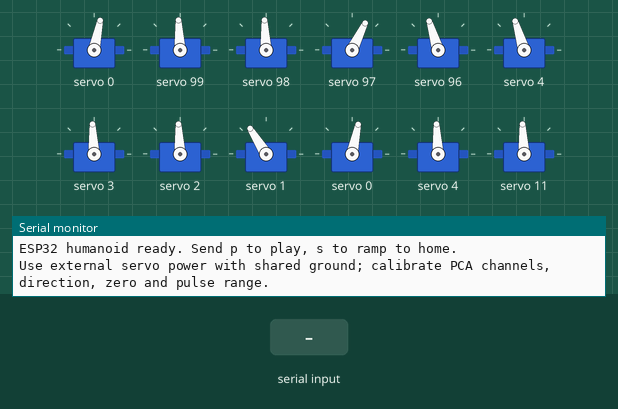
Bench run of a program on a simulated ESP32. Parts: 12 × servo, the last lines printed to the serial monitor. Inputs (shaded band) come from the test bench.

Above: at 1.2 s.
1.3 s: "p" received over Serial
At 2.6 s:
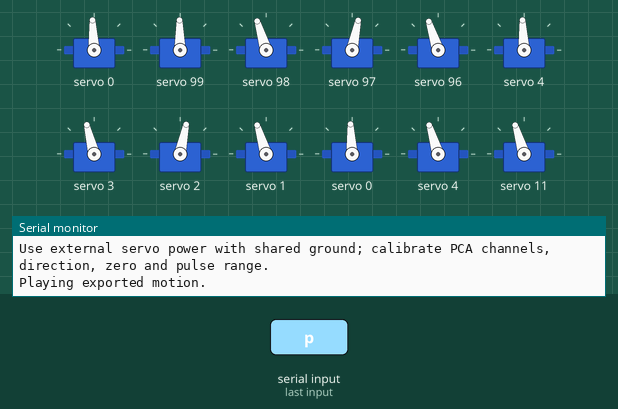
2.9 s: "s" received over Serial
At 3.7 s:
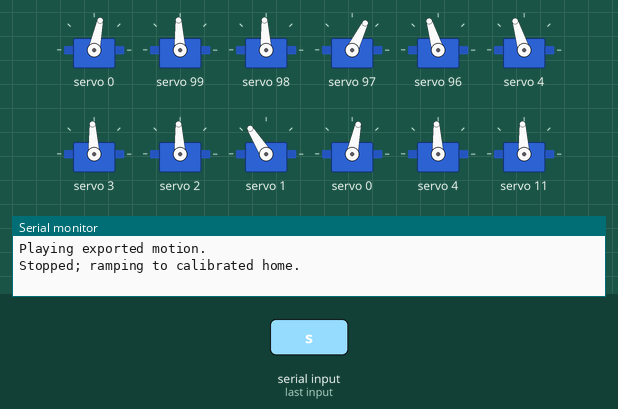
Timing chart, 0 to 5.9 s (numbered marks = the images above; inputs shaded):
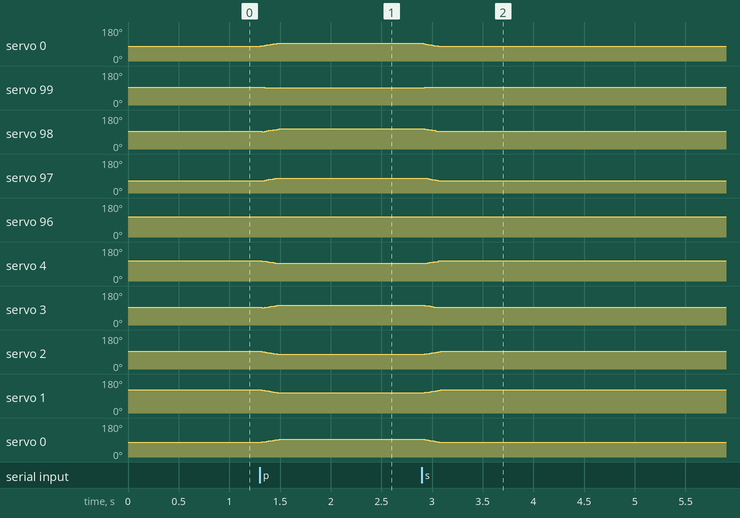

Measured:
- after the input at 1.3 s, servo 0, servo 0: moves from 78° to 93° over 0.17 s, starting at once; servo 99: 93° → 91° at once; servo 97: 64° → 78° at once; servo 96: 107° → 108° at once; servo 4: 107° → 93° at once
- after the input at 2.9 s, servo 0, servo 0: 93° → 78° at once; servo 99: 91° → 93° at once; servo 98, servo 4, servo 11: 107° → 93° at once; servo 97: 78° → 64° at once; servo 96: 108° → 107° at once

The program:

main.cpp
```cpp
#include <Arduino.h>
#include <Wire.h>
#include <Adafruit_PWMServoDriver.h>
#include <math.h>
#include "generated_walk.h"

// PCA9685 board addresses: first board default 0x40, second board configured as 0x46 (A1+A2 high, A0 low).
constexpr uint8_t kPcaAddress[2] = {0x40, 0x46};
constexpr uint8_t kI2cSdaPin = 21; // Common ESP32 Dev Module I2C SDA; change for your wiring.
constexpr uint8_t kI2cSclPin = 22; // Common ESP32 Dev Module I2C SCL; change for your wiring.
constexpr uint8_t kServoCount = 19;
constexpr uint16_t kPwmFrequencyHz = 50;
constexpr float kServoMinUs = 600.0f;  // Calibrate per servo; never assume full travel is safe.
constexpr float kServoMaxUs = 2400.0f;
constexpr float kOffsetLimitDeg = 25.0f; // Independent firmware safety envelope for learned offsets.
constexpr float kSlewLimitDegPerSecond = 90.0f;

// Simulation actuator order: Revolute_5,4,3,2,1,10,9,8,7,6,19,14,13,12,11,18,17,16,15.
// Left arm (actuators 15..18) is assumed pitch, roll, yaw, elbow, mapped to logical channels 15,14,13,12.
// These four channels fit on PCA9685 0x40 outputs 12..15. Logical channels 16..31 map to PCA 0x46 outputs 0..15.
// Left leg (actuators 5..9) maps pitch, roll, yaw, knee, ankle to PCA 0x40 outputs 4..0.
// Right leg mirrors this layout on PCA 0x46 outputs 4..0; right arm mirrors the left arm on 0x46 outputs 15..12.
// zeroDeg=0 and pulse limits are placeholders; calibrate before connecting servos.
struct ServoConfig { uint8_t board; uint8_t channel; int8_t direction; float zeroDeg; float minUs; float maxUs; };
// Joint home and model limits in the RL actuator order above. Learned motion is an offset from home.
static const float kHomeDeg[kServoCount] = {-15, 0, 0, -30, 15, 15, 0, 0, 30, -15, 0, 0, -70, 0, 0, 0, 70, 0, 0};
static const float kJointMinDeg[kServoCount] = {-90, -45, -35, -140, -45, -90, -45, -35, -5, -45, -90, -85, -90, -140, -60, -85, -90, -5, -60};
static const float kJointMaxDeg[kServoCount] = {90, 45, 35, 5, 45, 90, 45, 35, 140, 45, 90, 85, 90, 5, 60, 85, 90, 140, 60};
static const ServoConfig kServos[kServoCount] = {
  // Right leg: pitch, roll, yaw, knee, ankle -> PCA 0x46 channels 4..0.
  {1, 4, 1, 0, kServoMinUs, kServoMaxUs}, {1, 3, 1, 0, kServoMinUs, kServoMaxUs},
  {1, 2, 1, 0, kServoMinUs, kServoMaxUs}, {1, 1, 1, 0, kServoMinUs, kServoMaxUs},
  {1, 0, 1, 0, kServoMinUs, kServoMaxUs},
  // Left leg: pitch, roll, yaw, knee, ankle -> PCA 0x40 channels 4..0.
  {0, 4, 1, 0, kServoMinUs, kServoMaxUs}, {0, 3, 1, 0, kServoMinUs, kServoMaxUs},
  {0, 2, 1, 0, kServoMinUs, kServoMaxUs}, {0, 1, 1, 0, kServoMinUs, kServoMaxUs},
  {0, 0, 1, 0, kServoMinUs, kServoMaxUs},
  // Torso yaw -> PCA 0x46 channel 8.
  {1, 8, 1, 0, kServoMinUs, kServoMaxUs},
  // Right arm: pitch, roll, yaw, elbow -> PCA 0x46 channels 15..12.
  {1, 15, 1, 0, kServoMinUs, kServoMaxUs}, {1, 14, 1, 0, kServoMinUs, kServoMaxUs},
  {1, 13, 1, 0, kServoMinUs, kServoMaxUs}, {1, 12, 1, 0, kServoMinUs, kServoMaxUs},
  // Left arm: pitch, roll, yaw, elbow -> PCA 0x40 channels 15..12.
  {0, 15, 1, 0, kServoMinUs, kServoMaxUs}, {0, 14, 1, 0, kServoMinUs, kServoMaxUs},
  {0, 13, 1, 0, kServoMinUs, kServoMaxUs}, {0, 12, 1, 0, kServoMinUs, kServoMaxUs},
};

Adafruit_PWMServoDriver pca0(kPcaAddress[0]);
Adafruit_PWMServoDriver pca1(kPcaAddress[1]);
Adafruit_PWMServoDriver *const kPca[2] = {&pca0, &pca1};
float currentDeg[kServoCount] = {0};
float targetDeg[kServoCount] = {0};
uint16_t motionIndex = 0;
uint16_t activeFrameDurationMs = 0;
bool playing = false;
uint32_t lastMotionMs = 0;
uint32_t lastServoUpdateMs = 0;

uint16_t pulseUsToTicks(float pulseUs) {
  const float ticks = pulseUs * 4096.0f * kPwmFrequencyHz / 1000000.0f;
  return static_cast<uint16_t>(constrain(static_cast<int>(lroundf(ticks)), 0, 4095));
}

void writeServo(uint8_t index, float requestedDeg) {
  const ServoConfig &servo = kServos[index];
  const float offset = constrain(requestedDeg, -kOffsetLimitDeg, kOffsetLimitDeg);
  const float jointDeg = constrain(kHomeDeg[index] + offset, kJointMinDeg[index], kJointMaxDeg[index]);
  const float signedAngle = servo.direction * jointDeg + servo.zeroDeg;
  const float centerUs = (servo.minUs + servo.maxUs) * 0.5f;
  const float pulseUs = constrain(centerUs + signedAngle * ((servo.maxUs - servo.minUs) / 180.0f),
                                  servo.minUs, servo.maxUs);
  kPca[servo.board]->setPWM(servo.channel, 0, pulseUsToTicks(pulseUs));
}

void stopSafely() {
  playing = false;
  motionIndex = 0;
  for (uint8_t i = 0; i < kServoCount; ++i) targetDeg[i] = 0.0f;
  Serial.println(F("Stopped; ramping to calibrated home."));
}

void startMotion() {
  if (kMotionFrameCount == 0) {
    Serial.println(F("No exported motion frames."));
    return;
  }
  const MotionFrame &first = kMotionFrames[0];
  for (uint8_t joint = 0; joint < kServoCount; ++joint)
    targetDeg[joint] = static_cast<float>(first.angleCdeg[joint]) / 100.0f;
  activeFrameDurationMs = first.durationMs;
  motionIndex = 1;
  playing = motionIndex < kMotionFrameCount;
  lastMotionMs = millis();
  Serial.println(F("Playing exported motion."));
}

void handleSerial() {
  while (Serial.available()) {
    const char command = static_cast<char>(Serial.read());
    if (command == 'p' || command == 'P') startMotion();
    else if (command == 's' || command == 'S' || command == ' ') stopSafely();
    else if (command == '?') Serial.println(F("Commands: p=play, s/space=stop and ramp to home, ?=help"));
  }
}

void advanceMotion(uint32_t now) {
  if (!playing || motionIndex >= kMotionFrameCount) return;
  if (static_cast<uint32_t>(now - lastMotionMs) < activeFrameDurationMs) return;
  const MotionFrame &frame = kMotionFrames[motionIndex];
  lastMotionMs += activeFrameDurationMs;
  activeFrameDurationMs = frame.durationMs;
  for (uint8_t joint = 0; joint < kServoCount; ++joint)
    targetDeg[joint] = static_cast<float>(frame.angleCdeg[joint]) / 100.0f;
  ++motionIndex;
  if (motionIndex >= kMotionFrameCount) playing = false; // Hold final pose until stop is sent.
}

void updateServos(uint32_t now) {
  const uint32_t elapsedMs = now - lastServoUpdateMs;
  if (elapsedMs < 20) return;
  lastServoUpdateMs = now;
  const float maxStep = kSlewLimitDegPerSecond * elapsedMs / 1000.0f;
  for (uint8_t i = 0; i < kServoCount; ++i) {
    currentDeg[i] += constrain(targetDeg[i] - currentDeg[i], -maxStep, maxStep);
    writeServo(i, currentDeg[i]);
  }
}

void setup() {
  Serial.begin(115200);
  Wire.begin(kI2cSdaPin, kI2cSclPin);
  Wire.setClock(400000);
  for (uint8_t board = 0; board < 2; ++board) {
    if (!kPca[board]->begin()) {
      Serial.printf("PCA9685 not found at 0x%02X; check power and address.\n", kPcaAddress[board]);
      while (true) delay(1000);
    }
    kPca[board]->setPWMFreq(kPwmFrequencyHz);
  }
  // Board should be mechanically supported and servo power switched off during first upload.
  for (uint8_t i = 0; i < kServoCount; ++i) writeServo(i, 0.0f);
  Serial.println(F("ESP32 humanoid ready. Send p to play, s to ramp to home."));
  Serial.println(F("Use external servo power with shared ground; calibrate PCA channels, direction, zero and pulse range."));
}

void loop() {
  const uint32_t now = millis();
  handleSerial();
  advanceMotion(now);
  updateServos(now);
}
```

generated_walk.h
```cpp
// Generated by RL/export_walk.py; do not edit by hand.
#pragma once
#include <stdint.h>

static const uint8_t kMotionJointCount = 19;
struct MotionFrame { uint16_t durationMs; int16_t angleCdeg[kMotionJointCount]; };
static const uint16_t kMotionFrameCount = 34;
static const MotionFrame kMotionFrames[] PROGMEM = {
  {60, {480, 1500, -1220, 1500, 1500, -990, -1500, -1500, -1500, -1458, -1500, 1500, -1500, 500, 1500, 1500, 1500, -500, -1500}},
  {60, {1500, 1500, 1500, 1500, 469, 1482, -1413, -1500, -1242, 890, -1500, -795, -1500, 500, 1500, 1500, 1500, -500, -1500}},
  {60, {1109, 1500, 568, 1500, 1500, 985, -1500, -1500, -727, -458, -1500, -1255, -1500, 500, 1500, 1500, 1500, -500, -1500}},
  {60, {1500, 1500, 1500, 1500, -1500, -1500, -1500, -1500, -870, 1500, -1500, 1500, -1500, 500, 1500, 702, 1500, -500, -1500}},
  {60, {1500, 1291, -1500, 1500, 511, -1500, -296, -1500, -1500, 1500, -1500, 1500, -1500, 500, 1500, -1500, 1500, -500, -1500}},
  {60, {1500, 801, 1500, 1500, -315, -1500, -1500, -1500, -1500, 1500, -994, 1500, -1500, 500, 1500, -1500, 1500, -500, -1500}},
  {60, {1500, 1500, -1500, 1500, 582, -1500, -1500, -1500, -1500, 1500, -1500, 1500, -1500, 500, 1500, -1500, 1500, -500, -1500}},
  {60, {1500, -2, 1453, 1500, 20, -1500, 173, -1500, -1500, 1500, -565, 1500, -1500, 500, 1500, -1500, 1500, -500, -1500}},
  {60, {1500, 1500, -1500, 1500, 247, -1500, -1500, -1500, -1500, 1500, -1500, 1500, -1500, 500, 1500, -1500, 1500, -500, -1500}},
  {60, {1500, 176, 1500, 1500, -90, -1500, -790, -1500, -1500, 1500, -279, 1500, -1500, 500, 1500, -1500, 1500, -500, -1500}},
  {60, {1500, 1500, -1500, 1500, 764, -1500, -1500, -1500, -1500, 1500, -1500, 1500, -1500, 500, 1500, -1500, 1500, -500, -1500}},
  {60, {1500, 819, 1500, 1500, -54, -1500, -69, -1500, -1500, 1500, 870, 1500, -1500, 500, 1500, -1500, 1500, -500, -1500}},
  {60, {1500, 1500, -1500, 1500, 410, -1500, -1500, -1500, -1500, 1500, -1500, 1500, -1500, 500, 1500, -1500, 1500, -500, -1500}},
  {60, {1500, 342, 1500, 1500, -330, -1500, -551, -1500, -1500, 1500, 903, 1500, -1500, 500, 1500, -1500, 1500, -500, -1500}},
  {60, {1500, 1500, -1500, 1500, 216, -1500, -1500, -1500, -1500, 1500, -1500, 1500, -1500, 500, 1500, -1500, 1500, -500, -1500}},
  {60, {1500, 169, 1500, 1500, 155, -1500, 1112, -1500, -1500, 1500, 1479, 1500, -1500, 500, 1500, -1500, 1500, -500, -1500}},
  {60, {1500, 1500, -1500, 1500, 38, -1500, -1500, -1500, -1500, 1500, -1500, 1500, -1500, 500, 1500, -1500, 1500, -500, -1500}},
  {60, {1500, 21, 1500, 1500, -165, -1500, -778, -1500, -1500, 1500, 745, 1500, -1500, 500, 1500, -1500, 1500, -500, -1500}},
  {60, {1500, 1500, -1500, 1500, 729, -1500, -1500, -1500, -1500, 1500, -1500, 1500, -1500, 500, 1500, -1500, 1500, -500, -1500}},
  {60, {1500, 450, 1500, 1500, -130, -1500, -75, -1500, -1500, 1500, 1081, 1500, -1500, 500, 1500, -1500, 1500, -500, -1500}},
  {60, {1500, 1500, -1500, 1500, 122, -1500, -1500, -1500, -1500, 1500, -1500, 1500, -1500, 500, 1500, -1500, 1500, -500, -1500}},
  {60, {1500, 478, 1500, 1500, -321, -1500, -401, -1500, -1500, 1500, 1476, 1500, -1500, 500, 1500, -1500, 1500, -500, -1500}},
  {60, {1500, 1500, -1500, 1500, 171, -1500, -1500, -1500, -1500, 1500, -1500, 1500, -1500, 500, 1500, -1500, 1500, -500, -1500}},
  {60, {1500, 62, 1500, 1500, -27, -1500, 610, -1500, -1500, 1500, 1500, 1500, -1500, 500, 1500, -1500, 1500, -500, -1500}},
  {60, {1500, 1500, -1500, 1500, -141, -1500, -1500, -1500, -1500, 1500, -1500, 1500, -1500, 500, 1500, -1500, 1500, -500, -1500}},
  {60, {1500, -191, 1500, 1500, 64, -1500, 185, -1500, -1500, 1500, 1500, 1500, -1500, 500, 1500, -1500, 1500, -500, -1500}},
  {60, {1500, 1500, -1500, 1500, -151, -1500, -1500, -1500, -1500, 1500, -1500, 1500, -1500, 500, 1500, -1500, 1500, -500, -1500}},
  {60, {1500, -98, 1500, 1500, 23, -1500, -209, -1500, -1500, 1500, 1500, 1500, -1500, 500, 1500, -1500, 1500, -500, -1500}},
  {60, {1500, 1500, -1500, 1500, 272, -1500, -1500, -1500, -1500, 1500, -1500, 1500, -1500, 500, 1500, -1500, 1500, -500, -1500}},
  {60, {1500, 318, 1500, 1500, -263, -1500, -164, -1500, -1500, 1500, 1500, 1500, -1500, 500, 1500, -1500, 1500, -500, -1500}},
  {60, {1500, 1500, -1500, 1500, 221, -1500, -1500, -1500, -1500, 1500, -1500, 1500, -1500, 500, 1500, -1500, 1500, -500, -1500}},
  {60, {1500, -63, 1500, 1500, -15, -1500, 579, -1500, -1500, 1500, 1500, 1500, -1500, 500, 1500, -1500, 1500, -500, -1500}},
  {60, {1500, 1500, -1500, 1500, -473, -1500, -1475, -1500, -1500, 1500, -1500, 1500, -1500, 500, 1500, -1500, 1500, -500, -1500}},
  {20, {1500, -167, 1500, 1500, 84, -1500, 1200, -1500, -1500, 1500, 1500, 1500, -1500, 500, 1500, -1500, 1500, -500, -1500}},
};
```
